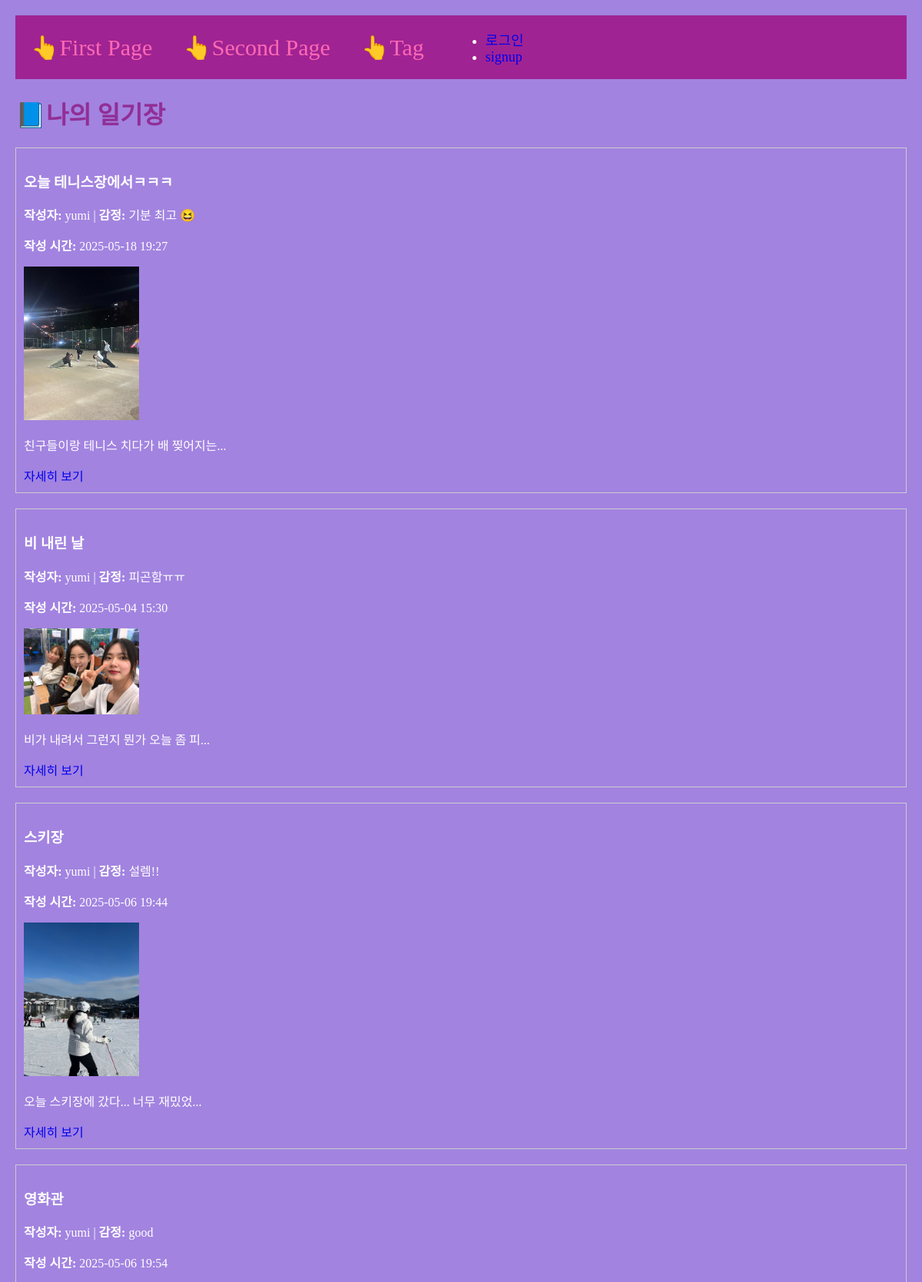
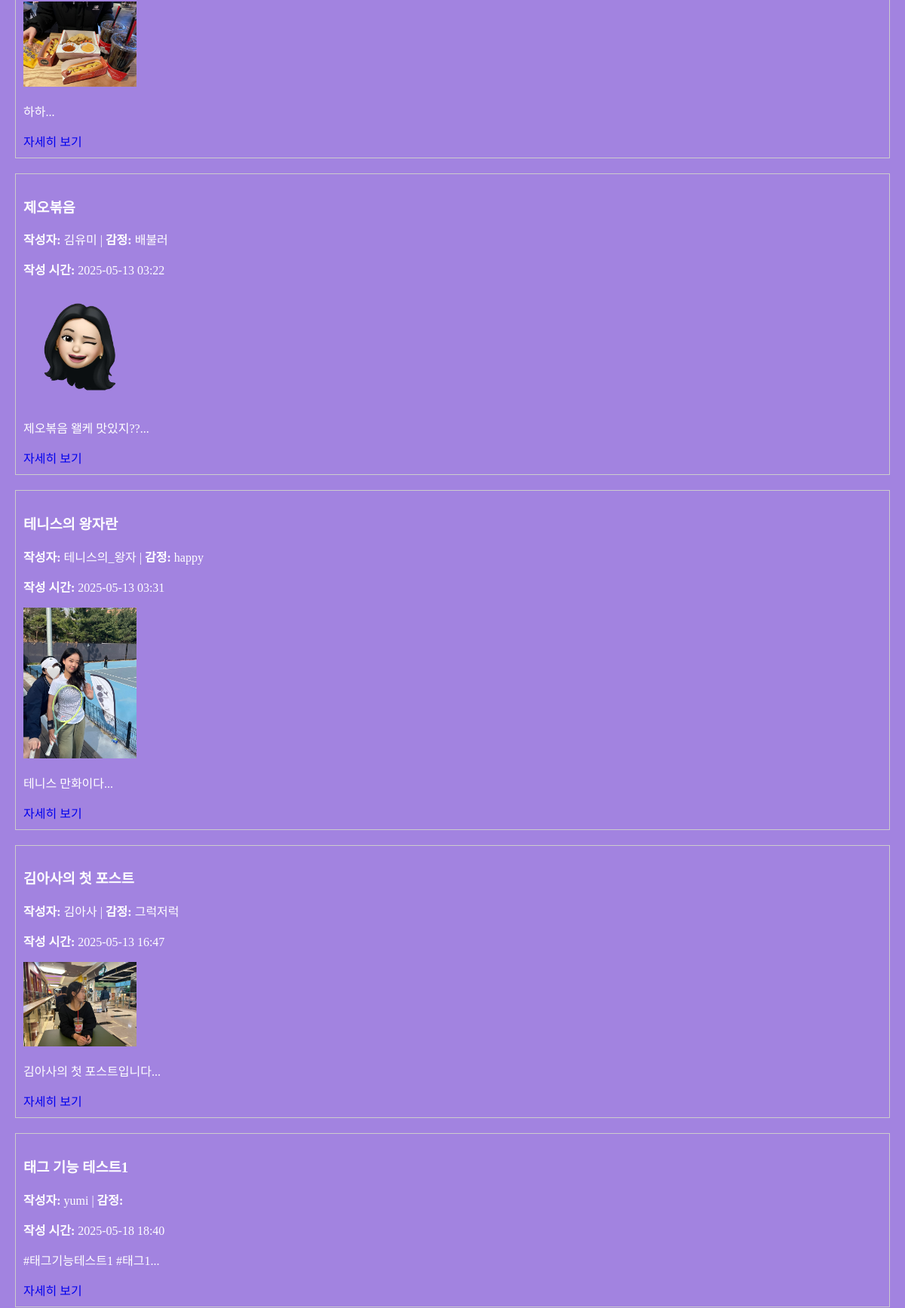
Screenshot of /second (upper part) with the database file from the repository (2 pictures, top to bottom).
### main/models.py (models this page shows, shortened)
class Post(models.Model):
    author = models.ForeignKey(User, null=False, blank=False, on_delete=models.CASCADE)
    headline = models.CharField(max_length=100)
    mood = models.CharField(max_length=20, blank=True)
    photo = models.ImageField(upload_to="post/", blank=True, null=True)
    reflection = models.TextField()
    created_at = models.DateTimeField(auto_now_add=True)
    is_shared = models.BooleanField(default=True)
    tags = models.ManyToManyField('Tag', blank=True, related_name='posts')
    like=models.ManyToManyField(User, related_name='likes', blank=True)
    like_count=models.PositiveIntegerField(default=0)
    def summary(self):
        return self.reflection[:20]

### main/views.py (the view)
# urls.py: path('second', secondpage, name="secondpage"),
def secondpage(request):
    posts = Post.objects.all()
    return render(request, 'main/secondpage.html', {'posts' : posts})

### main/templates/main/secondpage.html (shortened to what this page needs)
{% extends 'base.html' %}
{% load static %}
{% block content %}
<h1>📘나의 일기장 </h1>
{% for post in posts %}
{% if post.is_shared %}
<div style="border: 1px solid #ccc; padding: 10px; margin-bottom: 20px;">
    <h3>{{ post.headline }}</h3>
    <p><strong>작성자:</strong> {{ post.author.username }} | <strong>감정:</strong> {{ post.mood }}</p>
    <p><strong>작성 시간:</strong> {{ post.created_at|date:"Y-m-d H:i" }}</p>
    {% if post.photo %}
    <p><img src="{{ post.photo.url }}" alt="이미지" width="150px"></p>
    {% endif %}
    <p>{{ post.summary }}...</p>
    <a href="{% url 'main:detail' post.id %}">자세히 보기</a>
</div>
{% endif %}
{% empty %}
<p>작성된 포스트가 아직 없어요 🥲</p>
{% endfor %}
{% endblock %}

### project/static/css/project.css (style rules this page uses)
h1 { color:rgb(145, 47, 150); }

### project/templates/base.html (style rules this page uses)
a { text-decoration: none; }
.body-container { background-color: #a283e0; color: #fff; margin: 20px; }

### rows the page displays
Post: headline "오늘 테니스장에서ㅋㅋㅋ", author.username "yumi", mood "기분 최고 😆", created_at "2025-05-18 19:27", photo (picture), summary "친구들이랑 테니스 치다가 배 찢어지는"
Post: headline "비 내린 날", author.username "yumi", mood "피곤함ㅠㅠ", created_at "2025-05-04 15:30", photo (picture), summary "비가 내려서 그런지 뭔가 오늘 좀 피"
Post: headline "스키장", author.username "yumi", mood "설렘!!", created_at "2025-05-06 19:44", photo (picture), summary "오늘 스키장에 갔다... 너무 재밌었"
Post: headline "영화관", author.username "yumi", mood "good", created_at "2025-05-06 19:54", photo (picture), summary "하하"
Post: headline "제오볶음", author.username "김유미", mood "배불러", created_at "2025-05-13 03:22", photo (picture), summary "제오볶음 왤케 맛있지??"
Post: headline "테니스의 왕자란", author.username "테니스의_왕자", mood "happy", created_at "2025-05-13 03:31", photo (picture), summary "테니스 만화이다"
Post: headline "김아사의 첫 포스트", author.username "김아사", mood "그럭저럭", created_at "2025-05-13 16:47", photo (picture), summary "김아사의 첫 포스트입니다"
Post: headline "태그 기능 테스트1", author.username "yumi", created_at "2025-05-18 18:40", summary "#태그기능테스트1 #태그1"
